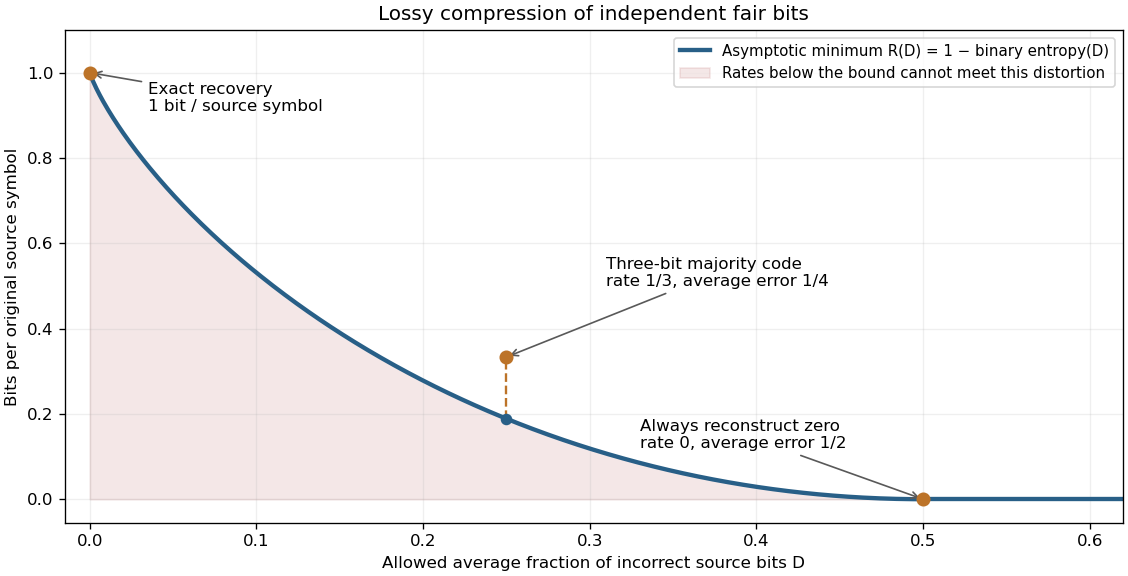

The script that drew this image:
"""Fair-bit Hamming rate-distortion curve; write matching PNG to cwd."""
from pathlib import Path
import numpy as np
import matplotlib.pyplot as plt


def main():
    distortion = np.linspace(0, .5, 501)
    entropy = np.zeros_like(distortion)
    mask = distortion > 0
    entropy[mask] = (-distortion[mask] * np.log2(distortion[mask])
                     - (1 - distortion[mask]) * np.log2(1 - distortion[mask]))
    fig, ax = plt.subplots(figsize=(9.4, 4.8), layout="constrained")
    ax.plot(distortion, 1 - entropy, lw=2.6, color="#285f87",
            label="Asymptotic minimum R(D) = 1 − binary entropy(D)")
    ax.plot([.5, .62], [0, 0], lw=2.6, color="#285f87")
    ax.fill_between(distortion, 0, 1 - entropy, color="#b45b59", alpha=.14,
                    label="Rates below the bound cannot meet this distortion")
    points = [(0, 1, "Exact recovery\n1 bit / source symbol", (.035, .91)),
              (.25, 1/3, "Three-bit majority code\nrate 1/3, average error 1/4", (.31, .50)),
              (.5, 0, "Always reconstruct zero\nrate 0, average error 1/2", (.33, .12))]
    for x, y, label, pos in points:
        ax.scatter([x], [y], s=55, c="#bc7328", zorder=4)
        ax.annotate(label, (x, y), xytext=pos, textcoords="data", fontsize=10,
                    arrowprops={"arrowstyle": "->", "color": ".35"})
    exact = 1 + .25*np.log2(.25) + .75*np.log2(.75)
    ax.plot([.25, .25], [exact, 1/3], color="#bc7328", ls="--", lw=1.4)
    ax.scatter([.25], [exact], s=35, color="#285f87", zorder=4)
    ax.set(xlim=(-.015, .62), ylim=(-.055, 1.10),
           xlabel="Allowed average fraction of incorrect source bits D",
           ylabel="Bits per original source symbol",
           title="Lossy compression of independent fair bits")
    ax.grid(alpha=.20)
    ax.legend(loc="upper right", fontsize=9)
    fig.savefig(Path.cwd() / (Path(__file__).stem + ".png"), dpi=120, facecolor="white")
    plt.close(fig)


if __name__ == "__main__":
    main()
